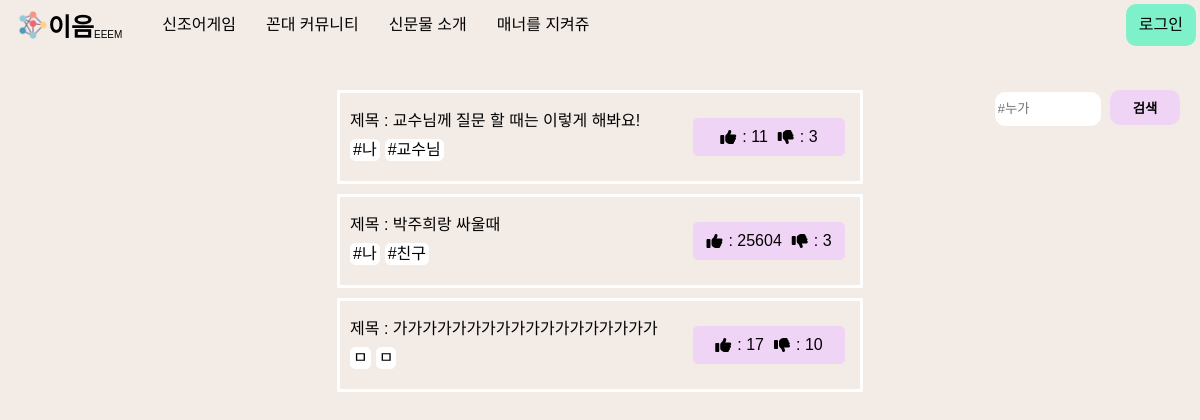
/manner/, run on an earlier commit of the app's database.
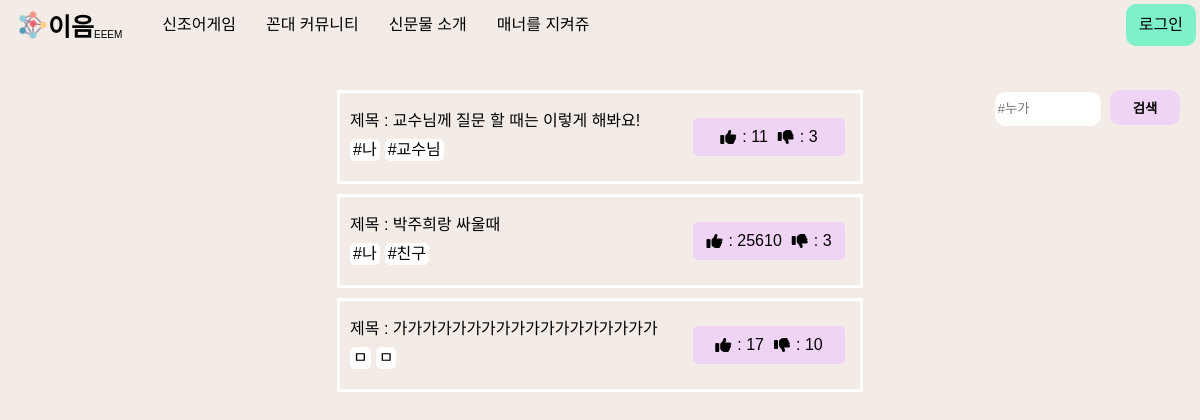
And on a later commit of the database.
### main/models.py (models this page shows)
class manner(models.Model):
    text = models.CharField(max_length=18)
    like = models.IntegerField()
    dis_like = models.IntegerField()
    hashtag_me = models.CharField(max_length=20)
    hashtag_you = models.CharField(max_length=20)
    hashtag_situation = models.CharField(max_length=500)

### main/views.py (the view)
# urls.py: path('manner/', views.manners, name="manner"),
def manners(request):
    manner_alltext = manner.objects.all()
    return render(request, "manner.html", {"manner": manner_alltext})

### main/templates/manner.html (shortened to what this page needs)
{% extends 'base.html' %}{% load static %} {% block content %}
<link rel="stylesheet" href='{% static "css/manner.css" %}'>
<body>
  <main class="main__screen">
    {% for m in manner.all %}
    <a class="manner__box" href="{%url 'mannersDetail' m.id %}">
      <div class="manner__main">
        <div class="manner__text">
          제목 : {{m.text}}
        </div>
        <div class="manner__hashtag">
          <div class="manner__hashtag--detail">{{m.hashtag_me}}</div>
          <div class="manner__hashtag--detail">{{m.hashtag_you}}</div>
        </div>
      </div>
      <div class="mannerthumbs">
        <i class="fas fa-thumbs-up"></i>: {{m.like}}
        <i class="fas fa-thumbs-down"></i>: {{m.dis_like}}
      </div>
    </a>
    {% endfor %}
    <form method="post" class="search" action="{% url 'search' %}">
      <input type="text" class="search__box" placeholder="#누가" value="{{post}}">
      <button type="submit" class="find__btn">검색</button>
    </form>
  </main>
</body>
</html>
{% endblock %}

What changed in the data, as far as the page shows it:
changed manner "박주희랑 싸울때": like "25604" → "25610"
